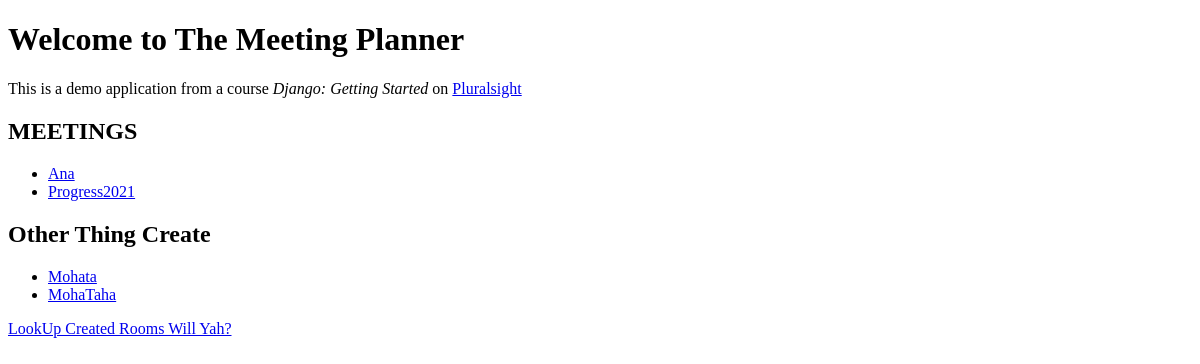
Before: / with the older database file.
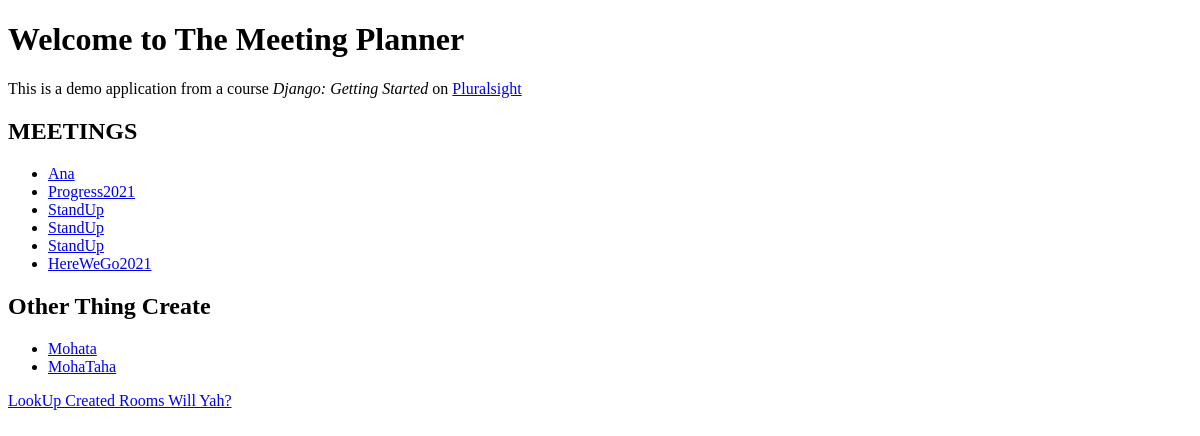
After: the same page with the newer database file.
### meetings/models.py (models this page shows)
class Meeting(models.Model):
    title = models.CharField (max_length=100)
    date = models.DateField()
    start_time = models.TimeField(default=time(9))
    duration = models.IntegerField(default=1)
    room = models.ForeignKey(Room, on_delete=models.CASCADE)

### Creative/models.py (models this page shows)
class Name (models.Model):
    name = models.CharField (max_length=100)
    date = models.DateField()
    Number = models.IntegerField(default=1)

### website/views.py (the view)
# urls.py: path('', welcome, name='home'),
def welcome(request):
    return render(request, 'website/welcome.html',
    {
    'meetings':Meeting.objects.all(),
    'create':Name.objects.all()})

### website/templates/website/welcome.html (shortened to what this page needs)
<!DOCTYPE html>
<html lang = 'eng'>
<head>
</head>
<body>
        <h1> Welcome to The Meeting Planner </h1>
        <p>
           This is a demo application from a course
           <em> Django: Getting Started </em>
           on <a href = "https://www.pluralsight.com"> Pluralsight </a>
        </p>
            <h2>MEETINGS</h2>
            <ul>
            {% for meeting in meetings %}
            <li>
                <a href = "{% url 'detail' meeting.id %}">
                    {{ meeting.title }}
                </a>
            </li>
            {% endfor %}
        </ul>
        <h2> Other Thing Create </h2>
        <ul>
        {% for c in create %}
        <li>
            <a href = "/create/{{c.id}}">
                {{ c.name }}
            </a>
        </li>
        {% endfor %}
    </ul>
    <a href = "{% url 'room_list'  %}">
        LookUp Created Rooms Will Yah?
    </a>
</body>
<body>
</html>

Changed rows visible on the page:
added Meeting: title "StandUp"
added Meeting: title "StandUp"
added Meeting: title "StandUp"
added Meeting: title "HereWeGo2021"
